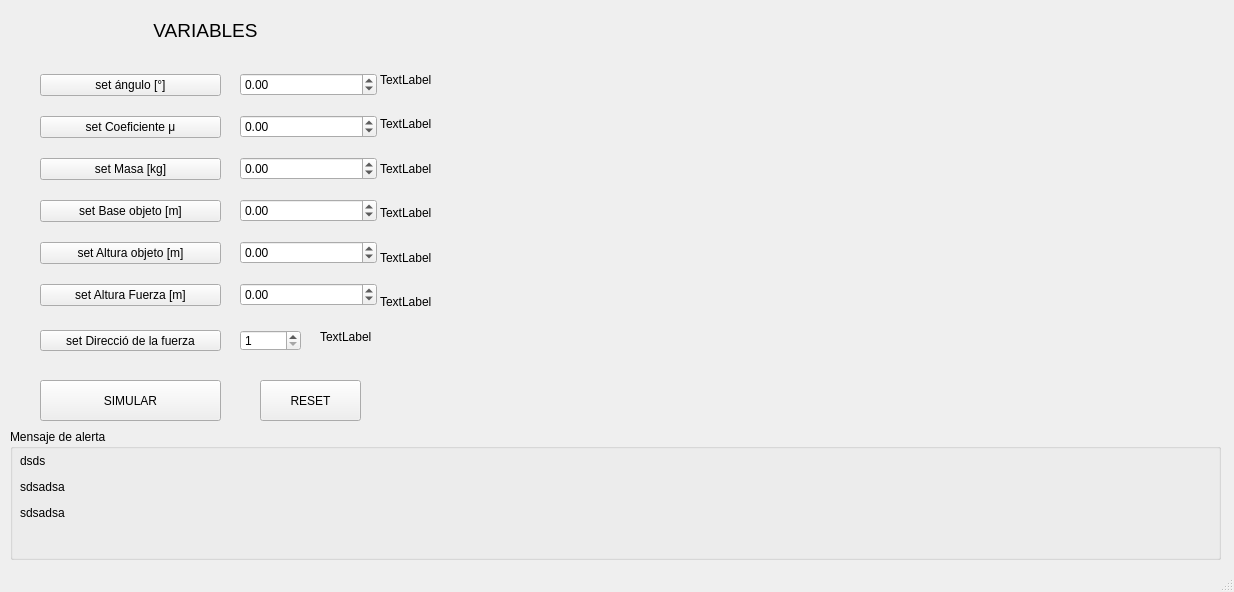
<?xml version="1.0" encoding="UTF-8"?>
<ui version="4.0">
 <class>MainWindow</class>
 <widget class="QMainWindow" name="MainWindow">
  <property name="geometry">
   <rect>
    <x>0</x>
    <y>0</y>
    <width>1234</width>
    <height>592</height>
   </rect>
  </property>
  <property name="windowTitle">
   <string>MainWindow</string>
  </property>
  <widget class="QWidget" name="centralwidget">
   <widget class="QWidget" name="verticalLayoutWidget">
    <property name="geometry">
     <rect>
      <x>40</x>
      <y>60</y>
      <width>181</width>
      <height>261</height>
     </rect>
    </property>
    <layout class="QVBoxLayout" name="verticalLayout">
     <item>
      <widget class="QPushButton" name="button_angulo">
       <property name="text">
        <string>set ángulo [°]</string>
       </property>
      </widget>
     </item>
     <item>
      <widget class="QPushButton" name="button_coeficiente">
       <property name="text">
        <string>set Coeficiente μ</string>
       </property>
      </widget>
     </item>
     <item>
      <widget class="QPushButton" name="button_masa">
       <property name="text">
        <string>set Masa [kg]</string>
       </property>
      </widget>
     </item>
     <item>
      <widget class="QPushButton" name="button_base_obj_2">
       <property name="text">
        <string>set Base objeto [m]</string>
       </property>
      </widget>
     </item>
     <item>
      <widget class="QPushButton" name="button_altura_obj">
       <property name="text">
        <string>set Altura objeto [m]</string>
       </property>
      </widget>
     </item>
     <item>
      <widget class="QPushButton" name="button_altura_force">
       <property name="text">
        <string>set Altura Fuerza [m]</string>
       </property>
      </widget>
     </item>
    </layout>
   </widget>
   <widget class="QWidget" name="verticalLayoutWidget_2">
    <property name="geometry">
     <rect>
      <x>240</x>
      <y>60</y>
      <width>137</width>
      <height>261</height>
     </rect>
    </property>
    <layout class="QVBoxLayout" name="verticalLayout_2">
     <item>
      <widget class="QDoubleSpinBox" name="spin_box_ang">
       <property name="minimum">
        <double>-9999999999.000000000000000</double>
       </property>
       <property name="maximum">
        <double>9999999999.000000000000000</double>
       </property>
      </widget>
     </item>
     <item>
      <widget class="QDoubleSpinBox" name="dspinbox_coef">
       <property name="minimum">
        <double>-9999999999.000000000000000</double>
       </property>
       <property name="maximum">
        <double>999999999.000000000000000</double>
       </property>
      </widget>
     </item>
     <item>
      <widget class="QDoubleSpinBox" name="dspinbox_m">
       <property name="minimum">
        <double>-99999999999.000000000000000</double>
       </property>
       <property name="maximum">
        <double>9999999999.000000000000000</double>
       </property>
      </widget>
     </item>
     <item>
      <widget class="QDoubleSpinBox" name="dspinbox_bo">
       <property name="minimum">
        <double>-9999999999.000000000000000</double>
       </property>
       <property name="maximum">
        <double>9999999999.000000000000000</double>
       </property>
      </widget>
     </item>
     <item>
      <widget class="QDoubleSpinBox" name="dspinbox_ao">
       <property name="minimum">
        <double>-9999999999.000000000000000</double>
       </property>
       <property name="maximum">
        <double>99999999999.000000000000000</double>
       </property>
      </widget>
     </item>
     <item>
      <widget class="QDoubleSpinBox" name="dspinbox_af">
       <property name="minimum">
        <double>-9999999999.000000000000000</double>
       </property>
       <property name="maximum">
        <double>9999999999.000000000000000</double>
       </property>
      </widget>
     </item>
    </layout>
   </widget>
   <widget class="QGroupBox" name="container_abc">
    <property name="geometry">
     <rect>
      <x>10</x>
      <y>429</y>
      <width>1211</width>
      <height>131</height>
     </rect>
    </property>
    <property name="title">
     <string>Mensaje de alerta</string>
    </property>
    <widget class="QLabel" name="Alertmsg_2">
     <property name="geometry">
      <rect>
       <x>10</x>
       <y>25</y>
       <width>1191</width>
       <height>91</height>
      </rect>
     </property>
     <property name="text">
      <string>&lt;html&gt;&lt;head/&gt;&lt;body&gt;&lt;p&gt;dsds&lt;/p&gt;&lt;p&gt;sdsadsa&lt;/p&gt;&lt;p&gt;sdsadsa&lt;/p&gt;&lt;p&gt;&lt;br/&gt;&lt;/p&gt;&lt;/body&gt;&lt;/html&gt;</string>
     </property>
    </widget>
   </widget>
   <widget class="QPushButton" name="buttonsimulate">
    <property name="geometry">
     <rect>
      <x>40</x>
      <y>380</y>
      <width>181</width>
      <height>41</height>
     </rect>
    </property>
    <property name="text">
     <string>SIMULAR</string>
    </property>
   </widget>
   <widget class="QPushButton" name="pushButton_2">
    <property name="geometry">
     <rect>
      <x>40</x>
      <y>330</y>
      <width>181</width>
      <height>21</height>
     </rect>
    </property>
    <property name="text">
     <string>set Direcció de la fuerza</string>
    </property>
   </widget>
   <widget class="QSpinBox" name="set_direccion">
    <property name="geometry">
     <rect>
      <x>240</x>
      <y>330</y>
      <width>61</width>
      <height>21</height>
     </rect>
    </property>
    <property name="minimum">
     <number>1</number>
    </property>
    <property name="maximum">
     <number>2</number>
    </property>
   </widget>
   <widget class="QLabel" name="label_2">
    <property name="geometry">
     <rect>
      <x>40</x>
      <y>15</y>
      <width>331</width>
      <height>31</height>
     </rect>
    </property>
    <property name="text">
     <string>&lt;html&gt;&lt;head/&gt;&lt;body&gt;&lt;p align=&quot;center&quot;&gt;&lt;span style=&quot; font-size:14pt;&quot;&gt;VARIABLES&lt;/span&gt;&lt;/p&gt;&lt;/body&gt;&lt;/html&gt;</string>
    </property>
   </widget>
   <widget class="QPushButton" name="pushButton_3">
    <property name="geometry">
     <rect>
      <x>260</x>
      <y>380</y>
      <width>101</width>
      <height>41</height>
     </rect>
    </property>
    <property name="text">
     <string>RESET</string>
    </property>
   </widget>
   <widget class="QWidget" name="verticalLayoutWidget_3">
    <property name="geometry">
     <rect>
      <x>380</x>
      <y>60</y>
      <width>61</width>
      <height>261</height>
     </rect>
    </property>
    <layout class="QVBoxLayout" name="verticalLayout_3">
     <item>
      <widget class="QLabel" name="ok_1">
       <property name="text">
        <string>TextLabel</string>
       </property>
      </widget>
     </item>
     <item>
      <widget class="QLabel" name="ok_2">
       <property name="text">
        <string>TextLabel</string>
       </property>
      </widget>
     </item>
     <item>
      <widget class="QLabel" name="ok_3">
       <property name="text">
        <string>TextLabel</string>
       </property>
      </widget>
     </item>
     <item>
      <widget class="QLabel" name="ok_4">
       <property name="text">
        <string>TextLabel</string>
       </property>
      </widget>
     </item>
     <item>
      <widget class="QLabel" name="ok_5">
       <property name="text">
        <string>TextLabel</string>
       </property>
      </widget>
     </item>
     <item>
      <widget class="QLabel" name="ok_6">
       <property name="text">
        <string>TextLabel</string>
       </property>
      </widget>
     </item>
    </layout>
   </widget>
   <widget class="QWidget" name="gridLayoutWidget">
    <property name="geometry">
     <rect>
      <x>480</x>
      <y>10</y>
      <width>731</width>
      <height>421</height>
     </rect>
    </property>
    <layout class="QGridLayout" name="gridLayout"/>
   </widget>
   <widget class="QLabel" name="okissue_7">
    <property name="geometry">
     <rect>
      <x>320</x>
      <y>330</y>
      <width>57</width>
      <height>14</height>
     </rect>
    </property>
    <property name="text">
     <string>TextLabel</string>
    </property>
   </widget>
  </widget>
  <widget class="QMenuBar" name="menubar">
   <property name="geometry">
    <rect>
     <x>0</x>
     <y>0</y>
     <width>1234</width>
     <height>19</height>
    </rect>
   </property>
  </widget>
  <widget class="QStatusBar" name="statusbar"/>
 </widget>
 <resources/>
 <connections/>
</ui>
